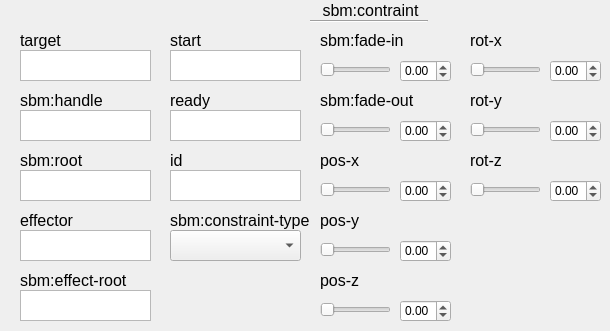
    <widget class="QWidget" name="sbmconstraintTab">
     <attribute name="title">
      <string>sbm:constraint</string>
     </attribute>
     <widget class="QPlainTextEdit" name="sbmConstraintTarget">
      <property name="geometry">
       <rect>
        <x>20</x>
        <y>50</y>
        <width>131</width>
        <height>31</height>
       </rect>
      </property>
      <property name="accessibleName">
       <string>target</string>
      </property>
      <property name="verticalScrollBarPolicy">
       <enum>Qt::ScrollBarAsNeeded</enum>
      </property>
     </widget>
     <widget class="QLabel" name="postureLabel_208">
      <property name="geometry">
       <rect>
        <x>20</x>
        <y>90</y>
        <width>121</width>
        <height>20</height>
       </rect>
      </property>
      <property name="font">
       <font>
        <pointsize>12</pointsize>
       </font>
      </property>
      <property name="text">
       <string>sbm:handle</string>
      </property>
      <property name="alignment">
       <set>Qt::AlignLeading|Qt::AlignLeft|Qt::AlignVCenter</set>
      </property>
     </widget>
     <widget class="QLabel" name="postureLabel_209">
      <property name="geometry">
       <rect>
        <x>20</x>
        <y>30</y>
        <width>61</width>
        <height>20</height>
       </rect>
      </property>
      <property name="font">
       <font>
        <pointsize>12</pointsize>
       </font>
      </property>
      <property name="text">
       <string>target</string>
      </property>
      <property name="alignment">
       <set>Qt::AlignLeading|Qt::AlignLeft|Qt::AlignVCenter</set>
      </property>
     </widget>
     <widget class="QPlainTextEdit" name="sbmConstraintSbmHandle">
      <property name="geometry">
       <rect>
        <x>20</x>
        <y>110</y>
        <width>131</width>
        <height>31</height>
       </rect>
      </property>
      <property name="accessibleName">
       <string>sbm:handle</string>
      </property>
     </widget>
     <widget class="QLabel" name="idLabel_78">
      <property name="geometry">
       <rect>
        <x>310</x>
        <y>0</y>
        <width>121</width>
        <height>21</height>
       </rect>
      </property>
      <property name="font">
       <font>
        <pointsize>12</pointsize>
       </font>
      </property>
      <property name="text">
       <string>sbm:contraint</string>
      </property>
      <property name="alignment">
       <set>Qt::AlignCenter</set>
      </property>
     </widget>
     <widget class="Line" name="line_34">
      <property name="geometry">
       <rect>
        <x>310</x>
        <y>20</y>
        <width>118</width>
        <height>3</height>
       </rect>
      </property>
      <property name="orientation">
       <enum>Qt::Horizontal</enum>
      </property>
     </widget>
     <widget class="QPlainTextEdit" name="sbmConstraintSbmRoot">
      <property name="geometry">
       <rect>
        <x>20</x>
        <y>170</y>
        <width>131</width>
        <height>31</height>
       </rect>
      </property>
      <property name="accessibleName">
       <string>sbm:root</string>
      </property>
     </widget>
     <widget class="QPlainTextEdit" name="sbmConstraintEffector">
      <property name="geometry">
       <rect>
        <x>20</x>
        <y>230</y>
        <width>131</width>
        <height>31</height>
       </rect>
      </property>
      <property name="accessibleName">
       <string>effector</string>
      </property>
     </widget>
     <widget class="QLabel" name="postureLabel_210">
      <property name="geometry">
       <rect>
        <x>20</x>
        <y>150</y>
        <width>71</width>
        <height>20</height>
       </rect>
      </property>
      <property name="font">
       <font>
        <pointsize>12</pointsize>
       </font>
      </property>
      <property name="text">
       <string>sbm:root</string>
      </property>
      <property name="alignment">
       <set>Qt::AlignLeading|Qt::AlignLeft|Qt::AlignVCenter</set>
      </property>
     </widget>
     <widget class="QLabel" name="postureLabel_211">
      <property name="geometry">
       <rect>
        <x>20</x>
        <y>210</y>
        <width>121</width>
        <height>20</height>
       </rect>
      </property>
      <property name="font">
       <font>
        <pointsize>12</pointsize>
       </font>
      </property>
      <property name="text">
       <string>effector</string>
      </property>
      <property name="alignment">
       <set>Qt::AlignLeading|Qt::AlignLeft|Qt::AlignVCenter</set>
      </property>
     </widget>
     <widget class="QPlainTextEdit" name="sbmConstraintSbmEffectRoot">
      <property name="geometry">
       <rect>
        <x>20</x>
        <y>290</y>
        <width>131</width>
        <height>31</height>
       </rect>
      </property>
      <property name="accessibleName">
       <string>sbm:effector-root</string>
      </property>
     </widget>
     <widget class="QLabel" name="postureLabel_212">
      <property name="geometry">
       <rect>
        <x>20</x>
        <y>270</y>
        <width>121</width>
        <height>20</height>
       </rect>
      </property>
      <property name="font">
       <font>
        <pointsize>12</pointsize>
       </font>
      </property>
      <property name="text">
       <string>sbm:effect-root</string>
      </property>
      <property name="alignment">
       <set>Qt::AlignLeading|Qt::AlignLeft|Qt::AlignVCenter</set>
      </property>
     </widget>
     <widget class="QPlainTextEdit" name="sbmConstraintStart">
      <property name="geometry">
       <rect>
        <x>170</x>
        <y>50</y>
        <width>131</width>
        <height>31</height>
       </rect>
      </property>
      <property name="accessibleName">
       <string>start</string>
      </property>
     </widget>
     <widget class="QLabel" name="postureLabel_213">
      <property name="geometry">
       <rect>
        <x>170</x>
        <y>30</y>
        <width>121</width>
        <height>20</height>
       </rect>
      </property>
      <property name="font">
       <font>
        <pointsize>12</pointsize>
       </font>
      </property>
      <property name="text">
       <string>start</string>
      </property>
      <property name="alignment">
       <set>Qt::AlignLeading|Qt::AlignLeft|Qt::AlignVCenter</set>
      </property>
     </widget>
     <widget class="QLabel" name="postureLabel_214">
      <property name="geometry">
       <rect>
        <x>170</x>
        <y>90</y>
        <width>121</width>
        <height>20</height>
       </rect>
      </property>
      <property name="font">
       <font>
        <pointsize>12</pointsize>
       </font>
      </property>
      <property name="text">
       <string>ready</string>
      </property>
      <property name="alignment">
       <set>Qt::AlignLeading|Qt::AlignLeft|Qt::AlignVCenter</set>
      </property>
     </widget>
     <widget class="QPlainTextEdit" name="sbmConstraintReady">
      <property name="geometry">
       <rect>
        <x>170</x>
        <y>110</y>
        <width>131</width>
        <height>31</height>
       </rect>
      </property>
      <property name="accessibleName">
       <string>ready</string>
      </property>
     </widget>
     <widget class="QPlainTextEdit" name="sbmConstraintId">
      <property name="geometry">
       <rect>
        <x>170</x>
        <y>170</y>
        <width>131</width>
        <height>31</height>
       </rect>
      </property>
      <property name="accessibleName">
       <string>id</string>
      </property>
     </widget>
     <widget class="QLabel" name="postureLabel_215">
      <property name="geometry">
       <rect>
        <x>170</x>
        <y>150</y>
        <width>121</width>
        <height>20</height>
       </rect>
      </property>
      <property name="font">
       <font>
        <pointsize>12</pointsize>
       </font>
      </property>
      <property name="text">
       <string>id</string>
      </property>
      <property name="alignment">
       <set>Qt::AlignLeading|Qt::AlignLeft|Qt::AlignVCenter</set>
      </property>
     </widget>
     <widget class="QLabel" name="postureLabel_216">
      <property name="geometry">
       <rect>
        <x>170</x>
        <y>210</y>
        <width>141</width>
        <height>20</height>
       </rect>
      </property>
      <property name="font">
       <font>
        <pointsize>12</pointsize>
       </font>
      </property>
      <property name="text">
       <string>sbm:constraint-type</string>
      </property>
      <property name="alignment">
       <set>Qt::AlignLeading|Qt::AlignLeft|Qt::AlignVCenter</set>
      </property>
     </widget>
     <widget class="QComboBox" name="sbmConstraintSbmConstraintType">
      <property name="geometry">
       <rect>
        <x>170</x>
        <y>230</y>
        <width>131</width>
        <height>31</height>
       </rect>
      </property>
      <property name="accessibleName">
       <string>sbm:constraint-type</string>
      </property>
     </widget>
     <widget class="QDoubleSpinBox" name="sbmConstraintRotZBox">
      <property name="geometry">
       <rect>
        <x>550</x>
        <y>180</y>
        <width>51</width>
        <height>22</height>
       </rect>
      </property>
      <property name="accessibleName">
       <string>rot-z</string>
      </property>
      <property name="minimum">
       <double>-1000.000000000000000</double>
      </property>
      <property name="maximum">
       <double>1000.000000000000000</double>
      </property>
     </widget>
     <widget class="QSlider" name="sbmConstraintSbmFadeOutSlider">
      <property name="geometry">
       <rect>
        <x>320</x>
        <y>120</y>
        <width>71</width>
        <height>19</height>
       </rect>
      </property>
      <property name="accessibleName">
       <string>sbm:fade-out</string>
      </property>
      <property name="orientation">
       <enum>Qt::Horizontal</enum>
      </property>
     </widget>
     <widget class="QSlider" name="sbmConstraintPosXSlider">
      <property name="geometry">
       <rect>
        <x>320</x>
        <y>180</y>
        <width>71</width>
        <height>19</height>
       </rect>
      </property>
      <property name="accessibleName">
       <string>pos-x</string>
      </property>
      <property name="orientation">
       <enum>Qt::Horizontal</enum>
      </property>
     </widget>
     <widget class="QLabel" name="postureLabel_217">
      <property name="geometry">
       <rect>
        <x>470</x>
        <y>30</y>
        <width>121</width>
        <height>20</height>
       </rect>
      </property>
      <property name="font">
       <font>
        <pointsize>12</pointsize>
       </font>
      </property>
      <property name="text">
       <string>rot-x</string>
      </property>
      <property name="alignment">
       <set>Qt::AlignLeading|Qt::AlignLeft|Qt::AlignVCenter</set>
      </property>
     </widget>
     <widget class="QLabel" name="postureLabel_218">
      <property name="geometry">
       <rect>
        <x>470</x>
        <y>150</y>
        <width>121</width>
        <height>20</height>
       </rect>
      </property>
      <property name="font">
       <font>
        <pointsize>12</pointsize>
       </font>
      </property>
      <property name="text">
       <string>rot-z</string>
      </property>
      <property name="alignment">
       <set>Qt::AlignLeading|Qt::AlignLeft|Qt::AlignVCenter</set>
      </property>
     </widget>
     <widget class="QLabel" name="postureLabel_219">
      <property name="geometry">
       <rect>
        <x>320</x>
        <y>90</y>
        <width>121</width>
        <height>20</height>
       </rect>
      </property>
      <property name="font">
       <font>
        <pointsize>12</pointsize>
       </font>
      </property>
      <property name="text">
       <string>sbm:fade-out</string>
      </property>
      <property name="alignment">
       <set>Qt::AlignLeading|Qt::AlignLeft|Qt::AlignVCenter</set>
      </property>
     </widget>
     <widget class="QDoubleSpinBox" name="sbmConstraintPosYBox">
      <property name="geometry">
       <rect>
        <x>400</x>
        <y>240</y>
        <width>51</width>
        <height>22</height>
       </rect>
      </property>
      <property name="accessibleName">
       <string>pos-y</string>
      </property>
      <property name="minimum">
       <double>-1000.000000000000000</double>
      </property>
      <property name="maximum">
       <double>1000.000000000000000</double>
      </property>
     </widget>
     <widget class="QSlider" name="sbmConstraintRotYSlider">
      <property name="geometry">
       <rect>
        <x>470</x>
        <y>120</y>
        <width>71</width>
        <height>19</height>
       </rect>
      </property>
      <property name="accessibleName">
       <string>rot-y</string>
      </property>
      <property name="orientation">
       <enum>Qt::Horizontal</enum>
      </property>
     </widget>
     <widget class="QDoubleSpinBox" name="sbmConstraintSbmFadeInBox">
      <property name="geometry">
       <rect>
        <x>400</x>
        <y>60</y>
        <width>51</width>
        <height>22</height>
       </rect>
      </property>
      <property name="accessibleName">
       <string>sbm:fade-in</string>
      </property>
      <property name="minimum">
       <double>-1000.000000000000000</double>
      </property>
      <property name="maximum">
       <double>1000.000000000000000</double>
      </property>
     </widget>
     <widget class="QSlider" name="sbmConstraintSbmFadeInSlider">
      <property name="geometry">
       <rect>
        <x>320</x>
        <y>60</y>
        <width>71</width>
        <height>19</height>
       </rect>
      </property>
      <property name="accessibleName">
       <string>sbm:fade-in</string>
      </property>
      <property name="orientation">
       <enum>Qt::Horizontal</enum>
      </property>
     </widget>
     <widget class="QSlider" name="sbmConstraintRotZSlider">
      <property name="geometry">
       <rect>
        <x>470</x>
        <y>180</y>
        <width>71</width>
        <height>19</height>
       </rect>
      </property>
      <property name="accessibleName">
       <string>rot-z</string>
      </property>
      <property name="orientation">
       <enum>Qt::Horizontal</enum>
      </property>
     </widget>
     <widget class="QSlider" name="sbmConstraintPosYSlider">
      <property name="geometry">
       <rect>
        <x>320</x>
        <y>240</y>
        <width>71</width>
        <height>19</height>
       </rect>
      </property>
      <property name="accessibleName">
       <string>pos-y</string>
      </property>
      <property name="orientation">
       <enum>Qt::Horizontal</enum>
      </property>
     </widget>
     <widget class="QSlider" name="sbmConstraintPosZSlider">
      <property name="geometry">
       <rect>
        <x>320</x>
        <y>300</y>
        <width>71</width>
        <height>19</height>
       </rect>
      </property>
      <property name="accessibleName">
       <string>pos-z</string>
      </property>
      <property name="orientation">
       <enum>Qt::Horizontal</enum>
      </property>
     </widget>
     <widget class="QLabel" name="postureLabel_220">
      <property name="geometry">
       <rect>
        <x>320</x>
        <y>270</y>
        <width>121</width>
        <height>20</height>
       </rect>
      </property>
      <property name="font">
       <font>
        <pointsize>12</pointsize>
       </font>
      </property>
      <property name="text">
       <string>pos-z</string>
      </property>
      <property name="alignment">
       <set>Qt::AlignLeading|Qt::AlignLeft|Qt::AlignVCenter</set>
      </property>
     </widget>
     <widget class="QDoubleSpinBox" name="sbmConstraintPosXBox">
      <property name="geometry">
       <rect>
        <x>400</x>
        <y>180</y>
        <width>51</width>
        <height>22</height>
       </rect>
      </property>
      <property name="accessibleName">
       <string>pos-x</string>
      </property>
      <property name="minimum">
       <double>-1000.000000000000000</double>
      </property>
      <property name="maximum">
       <double>1000.000000000000000</double>
      </property>
     </widget>
     <widget class="QDoubleSpinBox" name="sbmConstraintRotXBox">
      <property name="geometry">
       <rect>
        <x>550</x>
        <y>60</y>
        <width>51</width>
        <height>22</height>
       </rect>
      </property>
      <property name="accessibleName">
       <string>rot-x</string>
      </property>
      <property name="minimum">
       <double>-1000.000000000000000</double>
      </property>
      <property name="maximum">
       <double>1000.000000000000000</double>
      </property>
     </widget>
     <widget class="QDoubleSpinBox" name="sbmConstraintPosZBox">
      <property name="geometry">
       <rect>
        <x>400</x>
        <y>300</y>
        <width>51</width>
        <height>22</height>
       </rect>
      </property>
      <property name="accessibleName">
       <string>pos-z</string>
      </property>
      <property name="minimum">
       <double>-1000.000000000000000</double>
      </property>
      <property name="maximum">
       <double>1000.000000000000000</double>
      </property>
     </widget>
     <widget class="QLabel" name="postureLabel_221">
      <property name="geometry">
       <rect>
        <x>320</x>
        <y>30</y>
        <width>121</width>
        <height>20</height>
       </rect>
      </property>
      <property name="font">
       <font>
        <pointsize>12</pointsize>
       </font>
      </property>
      <property name="text">
       <string>sbm:fade-in</string>
      </property>
      <property name="alignment">
       <set>Qt::AlignLeading|Qt::AlignLeft|Qt::AlignVCenter</set>
      </property>
     </widget>
     <widget class="QLabel" name="postureLabel_222">
      <property name="geometry">
       <rect>
        <x>320</x>
        <y>150</y>
        <width>121</width>
        <height>20</height>
       </rect>
      </property>
      <property name="font">
       <font>
        <pointsize>12</pointsize>
       </font>
      </property>
      <property name="text">
       <string>pos-x</string>
      </property>
      <property name="alignment">
       <set>Qt::AlignLeading|Qt::AlignLeft|Qt::AlignVCenter</set>
      </property>
     </widget>
     <widget class="QDoubleSpinBox" name="sbmConstraintRotYBox">
      <property name="geometry">
       <rect>
        <x>550</x>
        <y>120</y>
        <width>51</width>
        <height>22</height>
       </rect>
      </property>
      <property name="accessibleName">
       <string>rot-y</string>
      </property>
      <property name="minimum">
       <double>-1000.000000000000000</double>
      </property>
      <property name="maximum">
       <double>1000.000000000000000</double>
      </property>
     </widget>
     <widget class="QSlider" name="sbmConstraintRotXSlider">
      <property name="geometry">
       <rect>
        <x>470</x>
        <y>60</y>
        <width>71</width>
        <height>19</height>
       </rect>
      </property>
      <property name="accessibleName">
       <string>rot-x</string>
      </property>
      <property name="orientation">
       <enum>Qt::Horizontal</enum>
      </property>
     </widget>
     <widget class="QDoubleSpinBox" name="sbmConstraintSbmFadeOutBox">
      <property name="geometry">
       <rect>
        <x>400</x>
        <y>120</y>
        <width>51</width>
        <height>22</height>
       </rect>
      </property>
      <property name="accessibleName">
       <string>sbm:fade-out</string>
      </property>
      <property name="minimum">
       <double>-1000.000000000000000</double>
      </property>
      <property name="maximum">
       <double>1000.000000000000000</double>
      </property>
     </widget>
     <widget class="QLabel" name="postureLabel_223">
      <property name="geometry">
       <rect>
        <x>320</x>
        <y>210</y>
        <width>121</width>
        <height>20</height>
       </rect>
      </property>
      <property name="font">
       <font>
        <pointsize>12</pointsize>
       </font>
      </property>
      <property name="text">
       <string>pos-y</string>
      </property>
      <property name="alignment">
       <set>Qt::AlignLeading|Qt::AlignLeft|Qt::AlignVCenter</set>
      </property>
     </widget>
     <widget class="QLabel" name="postureLabel_224">
      <property name="geometry">
       <rect>
        <x>470</x>
        <y>90</y>
        <width>121</width>
        <height>20</height>
       </rect>
      </property>
      <property name="font">
       <font>
        <pointsize>12</pointsize>
       </font>
      </property>
      <property name="text">
       <string>rot-y</string>
      </property>
      <property name="alignment">
       <set>Qt::AlignLeading|Qt::AlignLeft|Qt::AlignVCenter</set>
      </property>
     </widget>
    </widget>
